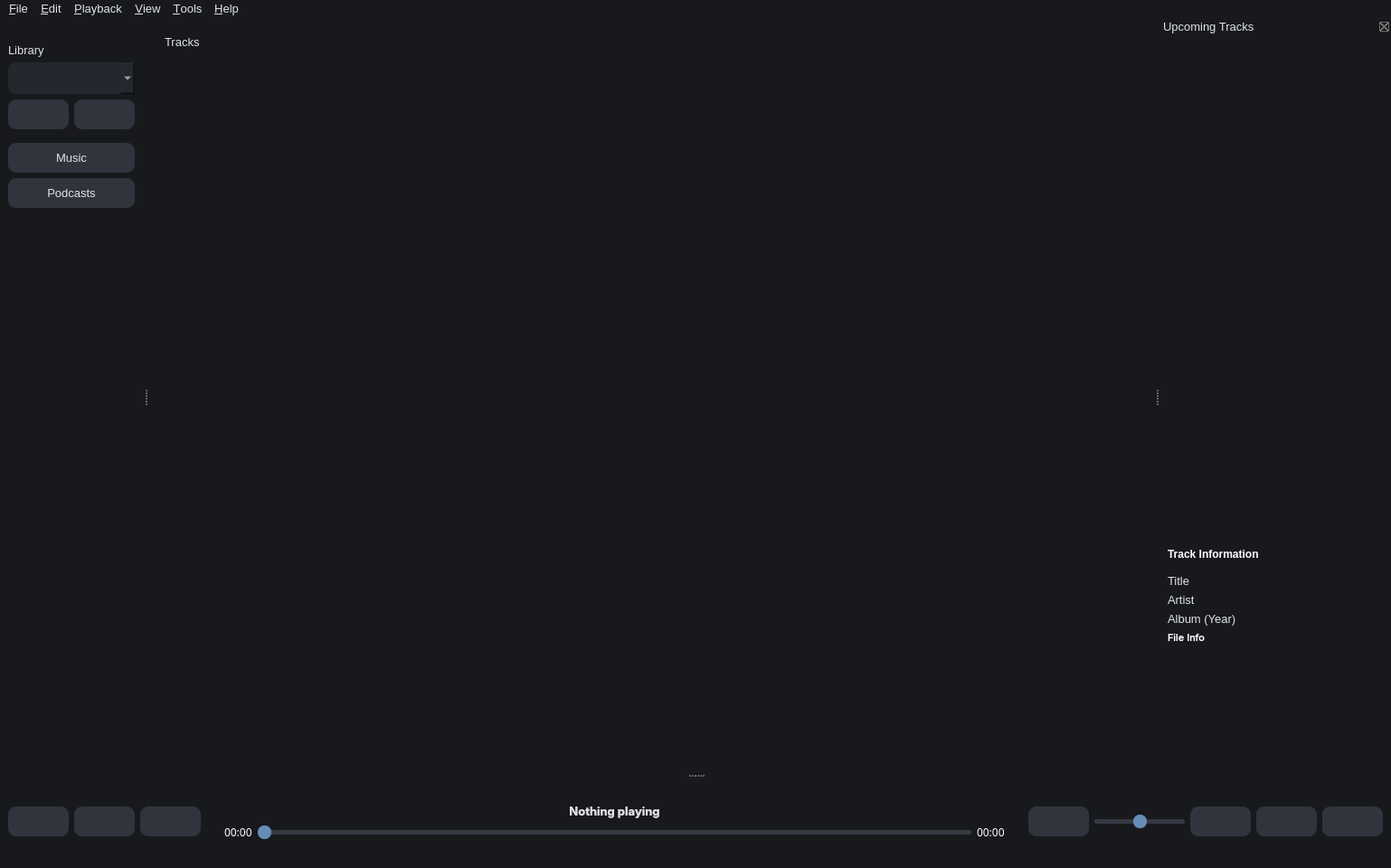
<?xml version="1.0" encoding="UTF-8"?>
<ui version="4.0">
 <class>MainWindow</class>
 <widget class="QMainWindow" name="MainWindow">
  <property name="geometry">
   <rect>
    <x>0</x>
    <y>0</y>
    <width>1538</width>
    <height>960</height>
   </rect>
  </property>
  <property name="minimumSize">
   <size>
    <width>0</width>
    <height>0</height>
   </size>
  </property>
  <property name="palette">
   <palette>
    <active>
     <colorrole role="WindowText">
      <brush brushstyle="SolidPattern">
       <color alpha="255">
        <red>224</red>
        <green>226</green>
        <blue>230</blue>
       </color>
      </brush>
     </colorrole>
     <colorrole role="Button">
      <brush brushstyle="SolidPattern">
       <color alpha="255">
        <red>23</red>
        <green>25</green>
        <blue>29</blue>
       </color>
      </brush>
     </colorrole>
     <colorrole role="Light">
      <brush brushstyle="SolidPattern">
       <color alpha="255">
        <red>36</red>
        <green>36</green>
        <blue>36</blue>
       </color>
      </brush>
     </colorrole>
     <colorrole role="Midlight">
      <brush brushstyle="SolidPattern">
       <color alpha="255">
        <red>30</red>
        <green>30</green>
        <blue>30</blue>
       </color>
      </brush>
     </colorrole>
     <colorrole role="Dark">
      <brush brushstyle="SolidPattern">
       <color alpha="255">
        <red>12</red>
        <green>12</green>
        <blue>12</blue>
       </color>
      </brush>
     </colorrole>
     <colorrole role="Mid">
      <brush brushstyle="SolidPattern">
       <color alpha="255">
        <red>16</red>
        <green>16</green>
        <blue>16</blue>
       </color>
      </brush>
     </colorrole>
     <colorrole role="Text">
      <brush brushstyle="SolidPattern">
       <color alpha="255">
        <red>224</red>
        <green>226</green>
        <blue>230</blue>
       </color>
      </brush>
     </colorrole>
     <colorrole role="BrightText">
      <brush brushstyle="SolidPattern">
       <color alpha="255">
        <red>255</red>
        <green>255</green>
        <blue>255</blue>
       </color>
      </brush>
     </colorrole>
     <colorrole role="ButtonText">
      <brush brushstyle="SolidPattern">
       <color alpha="255">
        <red>224</red>
        <green>226</green>
        <blue>230</blue>
       </color>
      </brush>
     </colorrole>
     <colorrole role="Base">
      <brush brushstyle="SolidPattern">
       <color alpha="255">
        <red>23</red>
        <green>25</green>
        <blue>29</blue>
       </color>
      </brush>
     </colorrole>
     <colorrole role="Window">
      <brush brushstyle="SolidPattern">
       <color alpha="255">
        <red>23</red>
        <green>25</green>
        <blue>29</blue>
       </color>
      </brush>
     </colorrole>
     <colorrole role="Shadow">
      <brush brushstyle="SolidPattern">
       <color alpha="255">
        <red>0</red>
        <green>0</green>
        <blue>0</blue>
       </color>
      </brush>
     </colorrole>
     <colorrole role="AlternateBase">
      <brush brushstyle="SolidPattern">
       <color alpha="255">
        <red>12</red>
        <green>12</green>
        <blue>12</blue>
       </color>
      </brush>
     </colorrole>
     <colorrole role="ToolTipBase">
      <brush brushstyle="SolidPattern">
       <color alpha="255">
        <red>255</red>
        <green>255</green>
        <blue>220</blue>
       </color>
      </brush>
     </colorrole>
     <colorrole role="ToolTipText">
      <brush brushstyle="SolidPattern">
       <color alpha="255">
        <red>0</red>
        <green>0</green>
        <blue>0</blue>
       </color>
      </brush>
     </colorrole>
     <colorrole role="PlaceholderText">
      <brush brushstyle="SolidPattern">
       <color alpha="128">
        <red>224</red>
        <green>226</green>
        <blue>230</blue>
       </color>
      </brush>
     </colorrole>
     <colorrole role="Accent">
      <brush brushstyle="SolidPattern">
       <color alpha="255">
        <red>0</red>
        <green>0</green>
        <blue>0</blue>
       </color>
      </brush>
     </colorrole>
    </active>
    <inactive>
     <colorrole role="WindowText">
      <brush brushstyle="SolidPattern">
       <color alpha="255">
        <red>224</red>
        <green>226</green>
        <blue>230</blue>
       </color>
      </brush>
     </colorrole>
     <colorrole role="Button">
      <brush brushstyle="SolidPattern">
       <color alpha="255">
        <red>23</red>
        <green>25</green>
        <blue>29</blue>
       </color>
      </brush>
     </colorrole>
     <colorrole role="Light">
      <brush brushstyle="SolidPattern">
       <color alpha="255">
        <red>36</red>
        <green>36</green>
        <blue>36</blue>
       </color>
      </brush>
     </colorrole>
     <colorrole role="Midlight">
      <brush brushstyle="SolidPattern">
       <color alpha="255">
        <red>30</red>
        <green>30</green>
        <blue>30</blue>
       </color>
      </brush>
     </colorrole>
     <colorrole role="Dark">
      <brush brushstyle="SolidPattern">
       <color alpha="255">
        <red>12</red>
        <green>12</green>
        <blue>12</blue>
       </color>
      </brush>
     </colorrole>
     <colorrole role="Mid">
      <brush brushstyle="SolidPattern">
       <color alpha="255">
        <red>16</red>
        <green>16</green>
        <blue>16</blue>
       </color>
      </brush>
     </colorrole>
     <colorrole role="Text">
      <brush brushstyle="SolidPattern">
       <color alpha="255">
        <red>224</red>
        <green>226</green>
        <blue>230</blue>
       </color>
      </brush>
     </colorrole>
     <colorrole role="BrightText">
      <brush brushstyle="SolidPattern">
       <color alpha="255">
        <red>255</red>
        <green>255</green>
        <blue>255</blue>
       </color>
      </brush>
     </colorrole>
     <colorrole role="ButtonText">
      <brush brushstyle="SolidPattern">
       <color alpha="255">
        <red>224</red>
        <green>226</green>
        <blue>230</blue>
       </color>
      </brush>
     </colorrole>
     <colorrole role="Base">
      <brush brushstyle="SolidPattern">
       <color alpha="255">
        <red>23</red>
        <green>25</green>
        <blue>29</blue>
       </color>
      </brush>
     </colorrole>
     <colorrole role="Window">
      <brush brushstyle="SolidPattern">
       <color alpha="255">
        <red>23</red>
        <green>25</green>
        <blue>29</blue>
       </color>
      </brush>
     </colorrole>
     <colorrole role="Shadow">
      <brush brushstyle="SolidPattern">
       <color alpha="255">
        <red>0</red>
        <green>0</green>
        <blue>0</blue>
       </color>
      </brush>
     </colorrole>
     <colorrole role="AlternateBase">
      <brush brushstyle="SolidPattern">
       <color alpha="255">
        <red>12</red>
        <green>12</green>
        <blue>12</blue>
       </color>
      </brush>
     </colorrole>
     <colorrole role="ToolTipBase">
      <brush brushstyle="SolidPattern">
       <color alpha="255">
        <red>255</red>
        <green>255</green>
        <blue>220</blue>
       </color>
      </brush>
     </colorrole>
     <colorrole role="ToolTipText">
      <brush brushstyle="SolidPattern">
       <color alpha="255">
        <red>0</red>
        <green>0</green>
        <blue>0</blue>
       </color>
      </brush>
     </colorrole>
     <colorrole role="PlaceholderText">
      <brush brushstyle="SolidPattern">
       <color alpha="128">
        <red>224</red>
        <green>226</green>
        <blue>230</blue>
       </color>
      </brush>
     </colorrole>
     <colorrole role="Accent">
      <brush brushstyle="SolidPattern">
       <color alpha="255">
        <red>0</red>
        <green>0</green>
        <blue>0</blue>
       </color>
      </brush>
     </colorrole>
    </inactive>
    <disabled>
     <colorrole role="WindowText">
      <brush brushstyle="SolidPattern">
       <color alpha="255">
        <red>224</red>
        <green>226</green>
        <blue>230</blue>
       </color>
      </brush>
     </colorrole>
     <colorrole role="Button">
      <brush brushstyle="SolidPattern">
       <color alpha="255">
        <red>23</red>
        <green>25</green>
        <blue>29</blue>
       </color>
      </brush>
     </colorrole>
     <colorrole role="Light">
      <brush brushstyle="SolidPattern">
       <color alpha="255">
        <red>36</red>
        <green>36</green>
        <blue>36</blue>
       </color>
      </brush>
     </colorrole>
     <colorrole role="Midlight">
      <brush brushstyle="SolidPattern">
       <color alpha="255">
        <red>30</red>
        <green>30</green>
        <blue>30</blue>
       </color>
      </brush>
     </colorrole>
     <colorrole role="Dark">
      <brush brushstyle="SolidPattern">
       <color alpha="255">
        <red>12</red>
        <green>12</green>
        <blue>12</blue>
       </color>
      </brush>
     </colorrole>
     <colorrole role="Mid">
      <brush brushstyle="SolidPattern">
       <color alpha="255">
        <red>16</red>
        <green>16</green>
        <blue>16</blue>
       </color>
      </brush>
     </colorrole>
     <colorrole role="Text">
      <brush brushstyle="SolidPattern">
       <color alpha="255">
        <red>224</red>
        <green>226</green>
        <blue>230</blue>
       </color>
      </brush>
     </colorrole>
     <colorrole role="BrightText">
      <brush brushstyle="SolidPattern">
       <color alpha="255">
        <red>255</red>
        <green>255</green>
        <blue>255</blue>
       </color>
      </brush>
     </colorrole>
     <colorrole role="ButtonText">
      <brush brushstyle="SolidPattern">
       <color alpha="255">
        <red>224</red>
        <green>226</green>
        <blue>230</blue>
       </color>
      </brush>
     </colorrole>
     <colorrole role="Base">
      <brush brushstyle="SolidPattern">
       <color alpha="255">
        <red>23</red>
        <green>25</green>
        <blue>29</blue>
       </color>
      </brush>
     </colorrole>
     <colorrole role="Window">
      <brush brushstyle="SolidPattern">
       <color alpha="255">
        <red>23</red>
        <green>25</green>
        <blue>29</blue>
       </color>
      </brush>
     </colorrole>
     <colorrole role="Shadow">
      <brush brushstyle="SolidPattern">
       <color alpha="255">
        <red>0</red>
        <green>0</green>
        <blue>0</blue>
       </color>
      </brush>
     </colorrole>
     <colorrole role="AlternateBase">
      <brush brushstyle="SolidPattern">
       <color alpha="255">
        <red>24</red>
        <green>24</green>
        <blue>24</blue>
       </color>
      </brush>
     </colorrole>
     <colorrole role="ToolTipBase">
      <brush brushstyle="SolidPattern">
       <color alpha="255">
        <red>255</red>
        <green>255</green>
        <blue>220</blue>
       </color>
      </brush>
     </colorrole>
     <colorrole role="ToolTipText">
      <brush brushstyle="SolidPattern">
       <color alpha="255">
        <red>0</red>
        <green>0</green>
        <blue>0</blue>
       </color>
      </brush>
     </colorrole>
     <colorrole role="PlaceholderText">
      <brush brushstyle="SolidPattern">
       <color alpha="128">
        <red>224</red>
        <green>226</green>
        <blue>230</blue>
       </color>
      </brush>
     </colorrole>
     <colorrole role="Accent">
      <brush brushstyle="SolidPattern">
       <color alpha="255">
        <red>17</red>
        <green>17</green>
        <blue>17</blue>
       </color>
      </brush>
     </colorrole>
    </disabled>
   </palette>
  </property>
  <property name="font">
   <font>
    <family>Inter</family>
    <pointsize>10</pointsize>
    <italic>false</italic>
    <bold>false</bold>
    <underline>false</underline>
    <strikeout>false</strikeout>
    <kerning>true</kerning>
   </font>
  </property>
  <property name="cursor">
   <cursorShape>ArrowCursor</cursorShape>
  </property>
  <property name="mouseTracking">
   <bool>false</bool>
  </property>
  <property name="windowTitle">
   <string>MusicHive</string>
  </property>
  <property name="windowIcon">
   <iconset>
    <normaloff>musichive_colour.svg</normaloff>musichive_colour.svg</iconset>
  </property>
  <property name="windowOpacity">
   <double>1.000000000000000</double>
  </property>
  <property name="styleSheet">
   <string notr="true">
/* =================================
   Minimal Dark Qt Stylesheet
   Flat colours / No borders
   ================================= */

/* Global */
QWidget {
    background-color: #17191D;
    color: #E0E2E6;
    font-family: &quot;Inter&quot;, &quot;Segoe UI&quot;, sans-serif;
    font-size: 10pt;
    border: none;
}

/* Main window */
QMainWindow {
    background-color: #17191D;
}

/* Labels */
QLabel {
    background: transparent;
    color: #E0E2E6;
}

/* Buttons */
QPushButton {
    background-color: #30343C;
    color: #E0E2E6;
    border: none;
    border-radius: 9px;
    padding: 9px 16px;
}

QPushButton:hover {
    background-color: #3A3F49;
}

QPushButton:pressed {
    background-color: #454B57;
}

QPushButton:disabled {
    background-color: #24272D;
    color: #666C76;
}

/* Primary button */
QPushButton#primaryButton {
    background-color: #668DB8;
    color: #FFFFFF;
}

QPushButton#primaryButton:hover {
    background-color: #779BC3;
}

QPushButton#primaryButton:pressed {
    background-color: #527BA6;
}

/* Input fields */
QLineEdit,
QTextEdit,
QPlainTextEdit,
QSpinBox,
QDoubleSpinBox {
    background-color: #24272D;
    color: #E0E2E6;
    border: none;
    border-radius: 9px;
    padding: 9px;
    selection-background-color: #668DB8;
    selection-color: #FFFFFF;
}

QLineEdit:focus,
QTextEdit:focus,
QPlainTextEdit:focus,
QSpinBox:focus {
    background-color: #2C3038;
}

/* Combo boxes */
QComboBox {
    background-color: #24272D;
    color: #E0E2E6;
    border: none;
    border-radius: 9px;
    padding: 9px 12px;
}

QComboBox:hover {
    background-color: #30343C;
}

QComboBox QAbstractItemView {
    background-color: #24272D;
    color: #E0E2E6;
    border: none;
    selection-background-color: #363D48;
    selection-color: #FFFFFF;
    outline: none;
}

/* Checkboxes */
QCheckBox {
    spacing: 9px;
    background: transparent;
}

QCheckBox::indicator {
    width: 17px;
    height: 17px;
    border-radius: 5px;
    border: none;
    background-color: #363A43;
}

QCheckBox::indicator:checked {
    background-color: #668DB8;
}

/* Radio buttons */
QRadioButton {
    spacing: 8px;
    background: transparent;
}

QRadioButton::indicator {
    width: 16px;
    height: 16px;
    border-radius: 8px;
    background-color: #363A43;
}

QRadioButton::indicator:checked {
    background-color: #668DB8;
}

/* Group boxes */
QGroupBox {
    background-color: #22252B;
    border: none;
    border-radius: 12px;
    margin-top: 16px;
    padding: 14px;
    font-weight: bold;
}

QGroupBox::title {
    subcontrol-origin: margin;
    left: 12px;
    padding: 0 5px;
    color: #AEB4BE;
}

/* Tabs */
QTabWidget::pane {
    background-color: #22252B;
    border: none;
    border-radius: 10px;
}

QTabBar::tab {
    background-color: transparent;
    color: #9299A4;
    padding: 10px 16px;
    margin-right: 4px;
    border: none;
    border-radius: 8px;
}

QTabBar::tab:selected {
    background-color: #30343C;
    color: #FFFFFF;
}

QTabBar::tab:hover {
    background-color: #282C33;
}

/* Tables */
QTableWidget,
QTableView {
    background-color: #22252B;
    alternate-background-color: #272A31;
    border: none;
    border-radius: 10px;
    gridline-color: transparent;
    selection-background-color: #363D48;
    selection-color: #FFFFFF;
}

QHeaderView::section {
    background-color: #282C33;
    color: #AEB4BE;
    border: none;
    padding: 10px;
    font-weight: bold;
}

/* Sliders */
QSlider::groove:horizontal {
    background-color: #363A43;
    height: 5px;
    border: none;
    border-radius: 2px;
}

QSlider::handle:horizontal {
    background-color: #668DB8;
    width: 15px;
    height: 15px;
    margin: -5px 0;
    border: none;
    border-radius: 7px;
}

/* Progress bars */
QProgressBar {
    background-color: #30343C;
    border: none;
    border-radius: 5px;
    text-align: center;
    height: 10px;
    color: #FFFFFF;
}

QProgressBar::chunk {
    background-color: #668DB8;
    border: none;
    border-radius: 5px;
}

/* Scrollbars */
QScrollBar:vertical {
    background-color: transparent;
    width: 9px;
    margin: 2px;
}

QScrollBar::handle:vertical {
    background-color: #454B55;
    border: none;
    border-radius: 4px;
    min-height: 30px;
}

QScrollBar::handle:vertical:hover {
    background-color: #59616E;
}

QScrollBar::add-line:vertical,
QScrollBar::sub-line:vertical {
    height: 0px;
    border: none;
}

QScrollBar::add-page:vertical,
QScrollBar::sub-page:vertical {
    background: transparent;
}
</string>
  </property>
  <widget class="QWidget" name="centralwidget">
   <layout class="QVBoxLayout" name="verticalLayout">
    <item>
     <layout class="QHBoxLayout" name="horizontalLayout_2">
      <property name="leftMargin">
       <number>0</number>
      </property>
      <property name="topMargin">
       <number>10</number>
      </property>
      <property name="bottomMargin">
       <number>10</number>
      </property>
      <item>
       <widget class="Line" name="line_2">
        <property name="orientation">
         <enum>Qt::Orientation::Vertical</enum>
        </property>
       </widget>
      </item>
      <item>
       <layout class="QVBoxLayout" name="mainLayout">
        <item>
         <widget class="QLabel" name="tracksLabel">
          <property name="text">
           <string>Tracks</string>
          </property>
         </widget>
        </item>
        <item>
         <widget class="Line" name="line_6">
          <property name="orientation">
           <enum>Qt::Orientation::Horizontal</enum>
          </property>
         </widget>
        </item>
        <item>
         <widget class="QListView" name="libraryList">
          <property name="alternatingRowColors">
           <bool>true</bool>
          </property>
         </widget>
        </item>
       </layout>
      </item>
      <item>
       <widget class="Line" name="line">
        <property name="orientation">
         <enum>Qt::Orientation::Vertical</enum>
        </property>
       </widget>
      </item>
     </layout>
    </item>
   </layout>
  </widget>
  <widget class="QStatusBar" name="statusbar">
   <property name="enabled">
    <bool>true</bool>
   </property>
   <property name="autoFillBackground">
    <bool>false</bool>
   </property>
  </widget>
  <widget class="QMenuBar" name="menuBar_2">
   <property name="geometry">
    <rect>
     <x>0</x>
     <y>0</y>
     <width>1538</width>
     <height>21</height>
    </rect>
   </property>
   <widget class="QMenu" name="menuFile">
    <property name="title">
     <string>&amp;File</string>
    </property>
    <addaction name="actionAddLibrary"/>
    <addaction name="actionRescanLibrary"/>
    <addaction name="actionRemoveLibrary"/>
    <addaction name="actionQuit"/>
   </widget>
   <widget class="QMenu" name="menuPlayback">
    <property name="title">
     <string>&amp;Playback</string>
    </property>
    <addaction name="actionPlayPause"/>
    <addaction name="actionPrevious"/>
    <addaction name="actionNext"/>
   </widget>
   <widget class="QMenu" name="menuHelp">
    <property name="title">
     <string>&amp;Help</string>
    </property>
    <addaction name="actionAbout"/>
   </widget>
   <widget class="QMenu" name="menuEdit">
    <property name="title">
     <string>&amp;Edit</string>
    </property>
   </widget>
   <widget class="QMenu" name="menuTools">
    <property name="title">
     <string>&amp;Tools</string>
    </property>
   </widget>
   <widget class="QMenu" name="menuView">
    <property name="title">
     <string>&amp;View</string>
    </property>
   </widget>
   <addaction name="menuFile"/>
   <addaction name="menuEdit"/>
   <addaction name="menuPlayback"/>
   <addaction name="menuView"/>
   <addaction name="menuTools"/>
   <addaction name="menuHelp"/>
  </widget>
  <widget class="QDockWidget" name="upcomingDock">
   <property name="maximumSize">
    <size>
     <width>256</width>
     <height>524287</height>
    </size>
   </property>
   <property name="features">
    <set>QDockWidget::DockWidgetFeature::DockWidgetClosable</set>
   </property>
   <property name="allowedAreas">
    <set>Qt::DockWidgetArea::RightDockWidgetArea</set>
   </property>
   <property name="windowTitle">
    <string>Upcoming Tracks</string>
   </property>
   <attribute name="dockWidgetArea">
    <number>2</number>
   </attribute>
   <widget class="QWidget" name="dockWidgetContents">
    <layout class="QVBoxLayout" name="verticalLayout_4">
     <item>
      <widget class="QListView" name="upcomingList"/>
     </item>
     <item>
      <layout class="QVBoxLayout" name="verticalLayout_2">
       <property name="topMargin">
        <number>20</number>
       </property>
       <item>
        <widget class="QLabel" name="trackInfoLabel">
         <property name="styleSheet">
          <string notr="true">/* Global */
QWidget {
    background-color: transparent;
    color: #ffffff;
    font-family: &quot;Inter&quot;, sans-serif;
	font-weight: bold;
    font-size: 9pt;
    border: none;
}</string>
         </property>
         <property name="text">
          <string>Track Information</string>
         </property>
        </widget>
       </item>
       <item>
        <widget class="Line" name="line_4">
         <property name="orientation">
          <enum>Qt::Orientation::Horizontal</enum>
         </property>
        </widget>
       </item>
       <item>
        <widget class="QLabel" name="trackInfoTitle">
         <property name="text">
          <string>Title</string>
         </property>
        </widget>
       </item>
       <item>
        <widget class="QLabel" name="trackInfoArtistAlbumArtist">
         <property name="text">
          <string>Artist</string>
         </property>
        </widget>
       </item>
       <item>
        <widget class="QLabel" name="trackInfoAlbumYear">
         <property name="text">
          <string>Album (Year)</string>
         </property>
        </widget>
       </item>
       <item>
        <widget class="QLabel" name="trackInfoFile">
         <property name="font">
          <font>
           <family>Inter</family>
           <pointsize>8</pointsize>
          </font>
         </property>
         <property name="styleSheet">
          <string notr="true">/* Global */
QWidget {
    background-color: transparent;
    color: #ffffff;
    font-family: &quot;Inter&quot;, sans-serif;
    font-size: 8pt;
    border: none;
}</string>
         </property>
         <property name="text">
          <string>File Info</string>
         </property>
        </widget>
       </item>
       <item>
        <widget class="QLabel" name="trackInfoCoverImg">
         <property name="enabled">
          <bool>true</bool>
         </property>
         <property name="sizePolicy">
          <sizepolicy hsizetype="Preferred" vsizetype="Preferred">
           <horstretch>0</horstretch>
           <verstretch>222</verstretch>
          </sizepolicy>
         </property>
         <property name="minimumSize">
          <size>
           <width>128</width>
           <height>128</height>
          </size>
         </property>
         <property name="maximumSize">
          <size>
           <width>256</width>
           <height>256</height>
          </size>
         </property>
         <property name="baseSize">
          <size>
           <width>0</width>
           <height>0</height>
          </size>
         </property>
         <property name="cursor">
          <cursorShape>PointingHandCursor</cursorShape>
         </property>
         <property name="text">
          <string/>
         </property>
         <property name="pixmap">
          <pixmap>musichive_colour.svg</pixmap>
         </property>
         <property name="scaledContents">
          <bool>true</bool>
         </property>
         <property name="alignment">
          <set>Qt::AlignmentFlag::AlignCenter</set>
         </property>
        </widget>
       </item>
      </layout>
     </item>
    </layout>
   </widget>
  </widget>
  <widget class="QDockWidget" name="libraryDock">
   <property name="maximumSize">
    <size>
     <width>512</width>
     <height>524285</height>
    </size>
   </property>
   <property name="features">
    <set>QDockWidget::DockWidgetFeature::NoDockWidgetFeatures</set>
   </property>
   <property name="allowedAreas">
    <set>Qt::DockWidgetArea::LeftDockWidgetArea</set>
   </property>
   <attribute name="dockWidgetArea">
    <number>1</number>
   </attribute>
   <widget class="QWidget" name="libraryDockContents">
    <layout class="QVBoxLayout" name="verticalLayout_5">
     <item>
      <layout class="QVBoxLayout" name="leftMenu">
       <property name="leftMargin">
        <number>0</number>
       </property>
       <item>
        <widget class="QLabel" name="label">
         <property name="styleSheet">
          <string notr="true"/>
         </property>
         <property name="text">
          <string>Library</string>
         </property>
        </widget>
       </item>
       <item>
        <widget class="QComboBox" name="libraryCombo">
         <property name="sizePolicy">
          <sizepolicy hsizetype="Maximum" vsizetype="Fixed">
           <horstretch>0</horstretch>
           <verstretch>0</verstretch>
          </sizepolicy>
         </property>
         <property name="maximumSize">
          <size>
           <width>256</width>
           <height>16777215</height>
          </size>
         </property>
         <property name="styleSheet">
          <string notr="true"/>
         </property>
        </widget>
       </item>
       <item>
        <layout class="QHBoxLayout" name="horizontalLayout">
         <item>
          <layout class="QHBoxLayout" name="libraryHeaderLayout">
           <item>
            <widget class="QPushButton" name="addLibraryButton">
             <property name="toolTip">
              <string>Add a new library.</string>
             </property>
             <property name="text">
              <string/>
             </property>
             <property name="icon">
              <iconset>
               <normaloff>assets/plus.svg</normaloff>assets/plus.svg</iconset>
             </property>
            </widget>
           </item>
           <item>
            <widget class="QPushButton" name="rescanButton">
             <property name="toolTip">
              <string>Rescan the current library.</string>
             </property>
             <property name="text">
              <string/>
             </property>
             <property name="icon">
              <iconset>
               <normaloff>assets/refresh-cw.svg</normaloff>assets/refresh-cw.svg</iconset>
             </property>
            </widget>
           </item>
          </layout>
         </item>
        </layout>
       </item>
       <item>
        <widget class="Line" name="line_7">
         <property name="orientation">
          <enum>Qt::Orientation::Horizontal</enum>
         </property>
        </widget>
       </item>
       <item>
        <widget class="QPushButton" name="pushButton">
         <property name="text">
          <string>Music</string>
         </property>
        </widget>
       </item>
       <item>
        <widget class="QPushButton" name="pushButton_2">
         <property name="text">
          <string>Podcasts</string>
         </property>
        </widget>
       </item>
       <item>
        <spacer name="verticalSpacer">
         <property name="orientation">
          <enum>Qt::Orientation::Vertical</enum>
         </property>
         <property name="sizeHint" stdset="0">
          <size>
           <width>20</width>
           <height>40</height>
          </size>
         </property>
        </spacer>
       </item>
      </layout>
     </item>
    </layout>
   </widget>
  </widget>
  <widget class="QDockWidget" name="controlsWidget">
   <property name="enabled">
    <bool>true</bool>
   </property>
   <property name="features">
    <set>QDockWidget::DockWidgetFeature::NoDockWidgetFeatures</set>
   </property>
   <property name="allowedAreas">
    <set>Qt::DockWidgetArea::BottomDockWidgetArea</set>
   </property>
   <attribute name="dockWidgetArea">
    <number>8</number>
   </attribute>
   <widget class="QWidget" name="dockWidgetContents_3">
    <layout class="QHBoxLayout" name="horizontalLayout_5">
     <item>
      <layout class="QHBoxLayout" name="controlsLayout">
       <item>
        <layout class="QHBoxLayout" name="horizontalLayout_3">
         <property name="leftMargin">
          <number>0</number>
         </property>
         <item>
          <widget class="QPushButton" name="previousButton">
           <property name="sizePolicy">
            <sizepolicy hsizetype="Fixed" vsizetype="Fixed">
             <horstretch>0</horstretch>
             <verstretch>0</verstretch>
            </sizepolicy>
           </property>
           <property name="minimumSize">
            <size>
             <width>0</width>
             <height>0</height>
            </size>
           </property>
           <property name="text">
            <string/>
           </property>
           <property name="icon">
            <iconset>
             <normaloff>assets/skip-back.svg</normaloff>assets/skip-back.svg</iconset>
           </property>
          </widget>
         </item>
         <item>
          <widget class="QPushButton" name="playButton">
           <property name="sizePolicy">
            <sizepolicy hsizetype="Fixed" vsizetype="Maximum">
             <horstretch>0</horstretch>
             <verstretch>0</verstretch>
            </sizepolicy>
           </property>
           <property name="minimumSize">
            <size>
             <width>0</width>
             <height>0</height>
            </size>
           </property>
           <property name="text">
            <string/>
           </property>
           <property name="icon">
            <iconset>
             <normaloff>assets/play.svg</normaloff>assets/play.svg</iconset>
           </property>
          </widget>
         </item>
         <item>
          <widget class="QPushButton" name="nextButton">
           <property name="sizePolicy">
            <sizepolicy hsizetype="Fixed" vsizetype="Maximum">
             <horstretch>0</horstretch>
             <verstretch>0</verstretch>
            </sizepolicy>
           </property>
           <property name="minimumSize">
            <size>
             <width>0</width>
             <height>0</height>
            </size>
           </property>
           <property name="text">
            <string/>
           </property>
           <property name="icon">
            <iconset>
             <normaloff>assets/skip-forward.svg</normaloff>assets/skip-forward.svg</iconset>
           </property>
          </widget>
         </item>
        </layout>
       </item>
       <item>
        <spacer name="horizontalSpacer">
         <property name="orientation">
          <enum>Qt::Orientation::Horizontal</enum>
         </property>
         <property name="sizeType">
          <enum>QSizePolicy::Policy::Maximum</enum>
         </property>
         <property name="sizeHint" stdset="0">
          <size>
           <width>20</width>
           <height>20</height>
          </size>
         </property>
        </spacer>
       </item>
       <item>
        <layout class="QVBoxLayout" name="verticalLayout_3">
         <property name="leftMargin">
          <number>0</number>
         </property>
         <property name="topMargin">
          <number>0</number>
         </property>
         <property name="bottomMargin">
          <number>0</number>
         </property>
         <item>
          <widget class="QLabel" name="currentTrackLabel">
           <property name="minimumSize">
            <size>
             <width>300</width>
             <height>0</height>
            </size>
           </property>
           <property name="font">
            <font>
             <family>Inter</family>
             <pointsize>10</pointsize>
             <italic>false</italic>
             <bold>true</bold>
             <underline>false</underline>
             <strikeout>false</strikeout>
             <kerning>true</kerning>
            </font>
           </property>
           <property name="text">
            <string>Nothing playing</string>
           </property>
           <property name="alignment">
            <set>Qt::AlignmentFlag::AlignCenter</set>
           </property>
          </widget>
         </item>
         <item>
          <layout class="QHBoxLayout" name="progressLayout">
           <item>
            <widget class="QLabel" name="currentTimeLabel">
             <property name="font">
              <font>
               <family>JetBrains Mono</family>
               <pointsize>9</pointsize>
              </font>
             </property>
             <property name="toolTip">
              <string>Current track time</string>
             </property>
             <property name="styleSheet">
              <string notr="true">/* Global */
QWidget {
    background-color: transparent;
    color: #ffffff;
    font-family: &quot;JetBrains Mono&quot;, sans-serif;
    font-size: 9pt;
    border: none;
}</string>
             </property>
             <property name="text">
              <string>00:00</string>
             </property>
            </widget>
           </item>
           <item>
            <widget class="QSlider" name="progressSlider">
             <property name="orientation">
              <enum>Qt::Orientation::Horizontal</enum>
             </property>
            </widget>
           </item>
           <item>
            <widget class="QLabel" name="durationLabel">
             <property name="font">
              <font>
               <family>JetBrains Mono</family>
               <pointsize>9</pointsize>
              </font>
             </property>
             <property name="toolTip">
              <string>Track duration</string>
             </property>
             <property name="autoFillBackground">
              <bool>false</bool>
             </property>
             <property name="styleSheet">
              <string notr="true">/* Global */
QWidget {
    background-color: transparent;
    color: #ffffff;
    font-family: &quot;JetBrains Mono&quot;, sans-serif;
    font-size: 9pt;
    border: none;
}</string>
             </property>
             <property name="text">
              <string>00:00</string>
             </property>
             <property name="scaledContents">
              <bool>false</bool>
             </property>
             <property name="textInteractionFlags">
              <set>Qt::TextInteractionFlag::LinksAccessibleByMouse</set>
             </property>
            </widget>
           </item>
          </layout>
         </item>
        </layout>
       </item>
       <item>
        <spacer name="horizontalSpacer_2">
         <property name="orientation">
          <enum>Qt::Orientation::Horizontal</enum>
         </property>
         <property name="sizeType">
          <enum>QSizePolicy::Policy::Maximum</enum>
         </property>
         <property name="sizeHint" stdset="0">
          <size>
           <width>20</width>
           <height>20</height>
          </size>
         </property>
        </spacer>
       </item>
       <item>
        <layout class="QHBoxLayout" name="horizontalLayout_4">
         <property name="leftMargin">
          <number>0</number>
         </property>
         <item>
          <widget class="QPushButton" name="volumeButton">
           <property name="sizePolicy">
            <sizepolicy hsizetype="Fixed" vsizetype="Fixed">
             <horstretch>0</horstretch>
             <verstretch>0</verstretch>
            </sizepolicy>
           </property>
           <property name="toolTip">
            <string>50%</string>
           </property>
           <property name="text">
            <string/>
           </property>
           <property name="icon">
            <iconset>
             <normaloff>assets/volume-2.svg</normaloff>assets/volume-2.svg</iconset>
           </property>
           <property name="shortcut">
            <string>M</string>
           </property>
           <property name="checkable">
            <bool>false</bool>
           </property>
          </widget>
         </item>
         <item>
          <widget class="QSlider" name="volumeSlider">
           <property name="sizePolicy">
            <sizepolicy hsizetype="Fixed" vsizetype="Fixed">
             <horstretch>0</horstretch>
             <verstretch>0</verstretch>
            </sizepolicy>
           </property>
           <property name="minimumSize">
            <size>
             <width>100</width>
             <height>0</height>
            </size>
           </property>
           <property name="maximumSize">
            <size>
             <width>100</width>
             <height>16777215</height>
            </size>
           </property>
           <property name="toolTip">
            <string>50%</string>
           </property>
           <property name="toolTipDuration">
            <number>-1</number>
           </property>
           <property name="maximum">
            <number>100</number>
           </property>
           <property name="value">
            <number>50</number>
           </property>
           <property name="orientation">
            <enum>Qt::Orientation::Horizontal</enum>
           </property>
          </widget>
         </item>
         <item>
          <widget class="QPushButton" name="repeatButton">
           <property name="sizePolicy">
            <sizepolicy hsizetype="Fixed" vsizetype="Fixed">
             <horstretch>0</horstretch>
             <verstretch>0</verstretch>
            </sizepolicy>
           </property>
           <property name="toolTip">
            <string>Change repeat mode.</string>
           </property>
           <property name="text">
            <string/>
           </property>
           <property name="icon">
            <iconset>
             <normaloff>assets/repeat.svg</normaloff>assets/repeat.svg</iconset>
           </property>
          </widget>
         </item>
         <item>
          <widget class="QPushButton" name="shuffleButton">
           <property name="sizePolicy">
            <sizepolicy hsizetype="Fixed" vsizetype="Fixed">
             <horstretch>0</horstretch>
             <verstretch>0</verstretch>
            </sizepolicy>
           </property>
           <property name="toolTip">
            <string>Enable/disable shuffle.</string>
           </property>
           <property name="text">
            <string/>
           </property>
           <property name="icon">
            <iconset>
             <normaloff>assets/shuffle.svg</normaloff>assets/shuffle.svg</iconset>
           </property>
          </widget>
         </item>
         <item>
          <widget class="QPushButton" name="equalizerButton">
           <property name="sizePolicy">
            <sizepolicy hsizetype="Fixed" vsizetype="Fixed">
             <horstretch>0</horstretch>
             <verstretch>0</verstretch>
            </sizepolicy>
           </property>
           <property name="toolTip">
            <string>Open equaliser menu.</string>
           </property>
           <property name="text">
            <string/>
           </property>
           <property name="icon">
            <iconset>
             <normaloff>assets/sliders-vertical.svg</normaloff>assets/sliders-vertical.svg</iconset>
           </property>
          </widget>
         </item>
        </layout>
       </item>
      </layout>
     </item>
    </layout>
   </widget>
  </widget>
  <action name="actionAddLibrary">
   <property name="icon">
    <iconset>
     <normaloff>assets/plus.svg</normaloff>assets/plus.svg</iconset>
   </property>
   <property name="text">
    <string>Add Library...</string>
   </property>
   <property name="toolTip">
    <string>Add a new library.</string>
   </property>
   <property name="shortcut">
    <string>Ctrl+O</string>
   </property>
   <property name="menuRole">
    <enum>QAction::MenuRole::NoRole</enum>
   </property>
  </action>
  <action name="actionRescanLibrary">
   <property name="icon">
    <iconset>
     <normaloff>assets/refresh-cw.svg</normaloff>assets/refresh-cw.svg</iconset>
   </property>
   <property name="text">
    <string>Rescan Libary</string>
   </property>
   <property name="toolTip">
    <string>Rescan the current library.</string>
   </property>
   <property name="shortcut">
    <string>F5</string>
   </property>
   <property name="menuRole">
    <enum>QAction::MenuRole::NoRole</enum>
   </property>
  </action>
  <action name="actionRemoveLibrary">
   <property name="icon">
    <iconset>
     <normaloff>assets/minus.svg</normaloff>assets/minus.svg</iconset>
   </property>
   <property name="text">
    <string>Remove Library...</string>
   </property>
   <property name="toolTip">
    <string>Delete a library.</string>
   </property>
   <property name="menuRole">
    <enum>QAction::MenuRole::NoRole</enum>
   </property>
  </action>
  <action name="actionQuit">
   <property name="icon">
    <iconset>
     <normaloff>assets/door-open.svg</normaloff>assets/door-open.svg</iconset>
   </property>
   <property name="text">
    <string>Quit</string>
   </property>
   <property name="toolTip">
    <string>Quit MusicHive.</string>
   </property>
   <property name="menuRole">
    <enum>QAction::MenuRole::NoRole</enum>
   </property>
  </action>
  <action name="actionPlayPause">
   <property name="icon">
    <iconset>
     <normaloff>assets/play.svg</normaloff>assets/play.svg</iconset>
   </property>
   <property name="text">
    <string>Play/Pause</string>
   </property>
   <property name="toolTip">
    <string>Play or pause the current song.</string>
   </property>
   <property name="shortcut">
    <string>Space</string>
   </property>
   <property name="menuRole">
    <enum>QAction::MenuRole::NoRole</enum>
   </property>
  </action>
  <action name="actionPrevious">
   <property name="icon">
    <iconset>
     <normaloff>assets/skip-back.svg</normaloff>assets/skip-back.svg</iconset>
   </property>
   <property name="text">
    <string>Previous</string>
   </property>
   <property name="toolTip">
    <string>Skip to the previous song.</string>
   </property>
   <property name="shortcut">
    <string>Ctrl+P</string>
   </property>
   <property name="menuRole">
    <enum>QAction::MenuRole::NoRole</enum>
   </property>
  </action>
  <action name="actionNext">
   <property name="icon">
    <iconset>
     <normaloff>assets/skip-forward.svg</normaloff>assets/skip-forward.svg</iconset>
   </property>
   <property name="text">
    <string>Next</string>
   </property>
   <property name="toolTip">
    <string>Skip to the next song.</string>
   </property>
   <property name="shortcut">
    <string>Ctrl+N</string>
   </property>
   <property name="menuRole">
    <enum>QAction::MenuRole::NoRole</enum>
   </property>
  </action>
  <action name="actionAbout">
   <property name="icon">
    <iconset>
     <normaloff>assets/info.svg</normaloff>assets/info.svg</iconset>
   </property>
   <property name="text">
    <string>About MusicHive</string>
   </property>
   <property name="toolTip">
    <string>Learn more about MusicHive.</string>
   </property>
   <property name="shortcut">
    <string>F1</string>
   </property>
   <property name="menuRole">
    <enum>QAction::MenuRole::NoRole</enum>
   </property>
  </action>
 </widget>
 <resources/>
 <connections/>
 <designerdata>
  <property name="gridDeltaX">
   <number>10</number>
  </property>
  <property name="gridDeltaY">
   <number>10</number>
  </property>
  <property name="gridSnapX">
   <bool>true</bool>
  </property>
  <property name="gridSnapY">
   <bool>true</bool>
  </property>
  <property name="gridVisible">
   <bool>true</bool>
  </property>
 </designerdata>
</ui>
